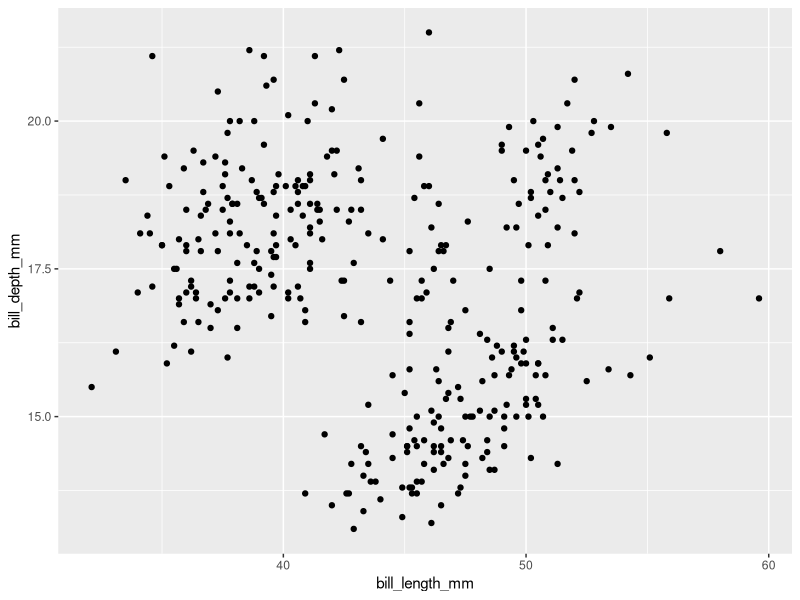
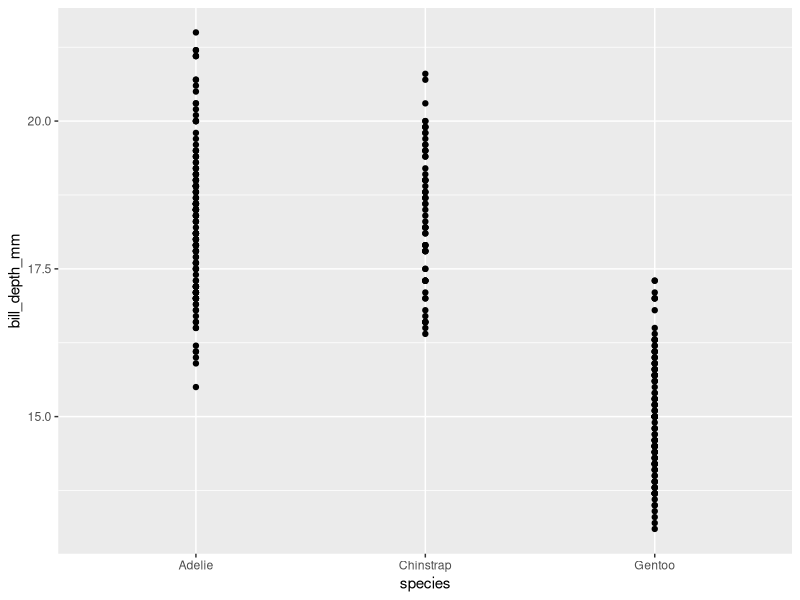

Write the R code that produced these figures, in order. (Note: this script raises an error after producing the figures.)
## ---- chunk 1
library(tidyverse)  
library(palmerpenguins)  
library(ggthemes)
## ---- chunk 2
penguins %>% nrow()
## ---- chunk 3
ggplot(data = penguins, 
       mapping = aes(
         x = bill_length_mm, 
         y = bill_depth_mm ) 
       )+ 
  geom_point()

## ---- chunk 4
ggplot( data = penguins, 
        mapping = aes(
          x = species, 
          y = bill_depth_mm)
        )+ 
  geom_point() 
## ---- chunk 5
ggplot(data = penguins) + 
  geom_point()
## ---- chunk 6
ggplot(data = penguins, 
       mapping = aes(
         x = bill_length_mm,
         y = bill_depth_mm)
       )+
  geom_point(na.rm = T)
## ---- chunk 7
ggplot( data = penguins, 
        mapping = aes(
          x = bill_length_mm, 
          y = bill_depth_mm)
          )+ 
  geom_point(na.rm = T)+ 
  labs(caption = "Data come from the palmerpenguins package.")
## ---- chunk 8
ggplot( data = penguins, 
        mapping = aes(
          x = flipper_length_mm,
          y = body_mass_g, 
          color = bill_depth_mm) 
        )+ 
  geom_point()+ 
  geom_smooth()
## ---- chunk 9
ggplot( data = penguins,
        mapping = aes(
          x = flipper_length_mm,
          y = body_mass_g, 
          color = island) 
        )+ 
  geom_point()+ 
  geom_smooth(se = FALSE)

## ---- chunk 10
ggplot(data = penguins, 
        mapping = aes(
          x = flipper_length_mm, 
          y = body_mass_g)
        )+ 
  geom_point()+ 
  geom_smooth()

ggplot()+
  geom_point(data = penguins, 
             mapping = aes(
               x = flipper_length_mm, 
               y = body_mass_g)
             )+ 
  geom_smooth(data = penguins,
              mapping = aes(
                x = flipper_length_mm, 
                y = body_mass_g)
              )
## ---- chunk 11
ggplot(penguins, 
       aes(y = species)
       )+ 
  geom_bar()
## ---- chunk 12
ggplot(penguins, aes(x = species)) + geom_bar(fill = "red")

ggplot(penguins, aes(x = species)) + geom_bar(color = "red")
## ---- chunk 13
diamonds %>% summarise(min = min(carat), max = max(carat))
## ---- chunk 14
diamonds %>% 
  ggplot(aes(x = carat))+ 
  geom_histogram()+ 
  labs(title = "undefined")

diamonds %>% 
  ggplot(aes(x = carat))+ 
  geom_histogram(binwidth = 0.01)+
  labs(title = "0.01")

diamonds %>% 
  ggplot(aes(x = carat))+ 
  geom_histogram(binwidth = 0.1)+
  labs(title = "0.1")

diamonds %>%
  ggplot(aes(x = carat))+ 
  geom_histogram(binwidth = 0.2)+
  labs(title = "0.2")

diamonds %>%
  ggplot(aes(x = carat))+ 
  geom_histogram(binwidth = 0.5)+
  labs(title = "0.5")

diamonds %>%
  ggplot(aes(x = carat))+ 
  geom_histogram(binwidth = 1)+
  labs(title = "1")
## ---- chunk 15
mpg %>% glimpse()
numeric <- mpg %>% select(where(is.numeric)) %>% length()
cat <- mpg %>% select(!where(is.numeric)) %>% length()
numeric
cat
## ---- chunk 16
mpg %>% 
  ggplot(aes(x = hwy, y = displ))+ geom_point()

mpg %>% 
  ggplot(aes(x = hwy, y = displ, color = year))+ geom_point()

mpg %>% 
  ggplot(aes(x = hwy, y = displ, size = year))+ geom_point()

mpg %>% 
  ggplot(aes(x = hwy, y = displ, color = year, size = year))+ geom_point()

## ---- chunk 17
mpg %>% 
  ggplot(aes(x = hwy, 
             y = displ, 
             color = year, 
             size = year,
             linewidth = cty)
         )+ 
  geom_point()
## ---- chunk 18
mpg %>% 
  ggplot(aes(
    x = year, 
    y = year, 
    color = year, 
    size = year,
    linewidth = year)
    )+ 
  geom_point()
## ---- chunk 19
penguins %>% 
  ggplot(aes(
    x = bill_depth_mm, 
    y = bill_length_mm, 
    color = species)
    )+ 
  geom_point()

penguins %>% 
  ggplot(aes(
    x = bill_depth_mm, 
    y = bill_length_mm, 
    color = species)
    )+ 
  geom_point()+ 
  facet_wrap(~species)
## ---- chunk 20
ggplot(data = penguins, 
       mapping = aes(
         x = bill_length_mm, 
         y = bill_depth_mm, 
         color = species, 
         shape = species)
       )+ 
  geom_point()+
labs(color = "Species")

ggplot( data = penguins, 
        mapping = aes(x = bill_length_mm,
                      y = bill_depth_mm, 
                      color = species, 
                      shape = species) 
        )+ 
  geom_point()+
labs(color = "Species", shape = "Species")
## ---- chunk 21
ggplot(penguins, 
       aes(
         x = island, 
         fill = species)
       )+ 
  geom_bar(position = "fill") 

ggplot(penguins, 
       aes(
         x = species, 
         fill = island)
       )+
  geom_bar(position = "fill")
